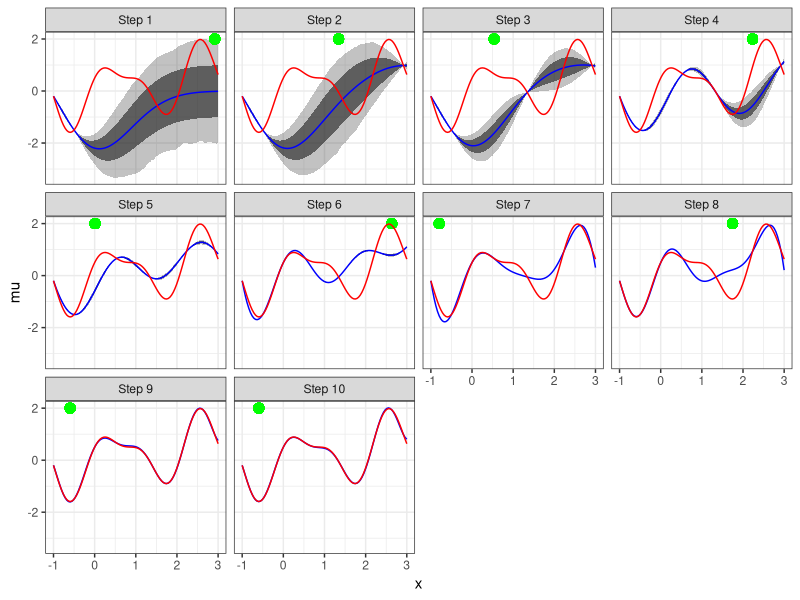

Recreate this plot in R.
rm(list=ls())
library(tidyverse)
library(glue)
library(MASS)

# ======= FUNCTION DEFS ============ #

# --- DEFINE TRUE FUNCTION --- #
f <- function(x) {
    (x - 2)^2 + sin(3*x)
}

f <- function(x) {
    sin(3 * x) + 0.5 * cos(5 * x) + x/5
}

# --- DEFINE KERNEL --- #
rbf <- function(x1, x2, sigma_f=1, l=1) {
    sigma_f^2 * exp(-0.5 * outer(x1, x2, FUN = function(a, b) (a-b)^2) / l^2)
}

# --- DEFINE ACQUISITION FUNCTION --- #
ucb <- function(x_test, mu, sigma, k=1, minimize=TRUE) {
    
    if (minimize) {
        z <-  mu - k * sigma
        x_best <- x_test[z == min(z)]
    } else {
        z <-  mu + k * sigma
        x_best <- x_test[z == max(z)]
    }
    return(x_best)
    
}

get_posterior <- function(x_train, x_test, y_train, sigma_n) {
    K_xx <- rbf(x_train, x_train)
    K_xs <- rbf(x_train, x_test)
    K_ss <- rbf(x_test, x_test)
    K_xx_noise <- K_xx + sigma_n^2 * diag(length(x_train))
    
    mu <- as.vector(t(K_xs) %*% solve(K_xx_noise, y_train))
    Sigma <- K_ss - t(K_xs) %*% solve(K_xx_noise, K_xs)
    return(list(mu=mu, Sigma=Sigma))
}

# --- DEFINE INITIAL OBSERVATIONS --- #
# Observations
x_train <- c(-1, -0.5)
y_train <- f(x_train)

# Test range
x_test <- seq(-1, 3, length.out=100)

# --- DEFINE HYPERPARAMETERS --- #
# Observation noise
sigma_n <- 0.0001
# Input scale
l <- .4
# Output scale
sigma_f <- 1.5

result <- data.frame()
for (step in 1:10) {
    # --- OBTAIN POSTERIOR --- #
    post <- get_posterior(x_train, x_test, y_train, sigma_n)
    mu <- post$mu
    Sigma <- post$Sigma
    sigma <- sqrt(diag(Sigma))
    
    # Sample posterior
    f_sample <- mvrnorm(1000, mu, Sigma)
    
    # --- NEXT SAMPLE --- #
    x_next <- ucb(x_test, mu, sigma, k=500)
    y_next <- f(x_next)
    x_train <- c(x_train, x_next)
    y_train <- c(y_train, y_next)
    
    # Save result
    cis <- t(apply(f_sample, MARGIN=2, FUN = function(x) quantile(x, probs = c(.025, .975))))
    row  <- data.frame(step=step, x = x_test, x_next = x_next, mu=mu, sigma=sigma, ci_l=cis[,1], ci_h=cis[,2])
    result <- rbind(result, row)
    
}

true_f <- data.frame(x = x_test, fx = f(x_test))


result %>%
    mutate(step_lab = glue('Step {step}')) %>% 
    mutate(step_lab = factor(step_lab, levels = glue("Step {sort(unique(step))}"))) %>% 
    #filter(step == 1) %>%  
    ggplot(aes(x = x, y = mu)) + 
    geom_ribbon(aes(ymin = mu - sigma, ymax = mu + sigma), alpha = .7) +
    geom_ribbon(aes(ymin = ci_l, ymax = ci_h), alpha = .3) +
    geom_line(color = 'blue') +
    geom_point(aes(x = x_next), y = 2, size = 3, color = 'green') +
    geom_line(data=true_f, aes(x = x, y = fx), color = 'red') + 
    facet_wrap(~step_lab) + 
    theme_bw()

# so cool
